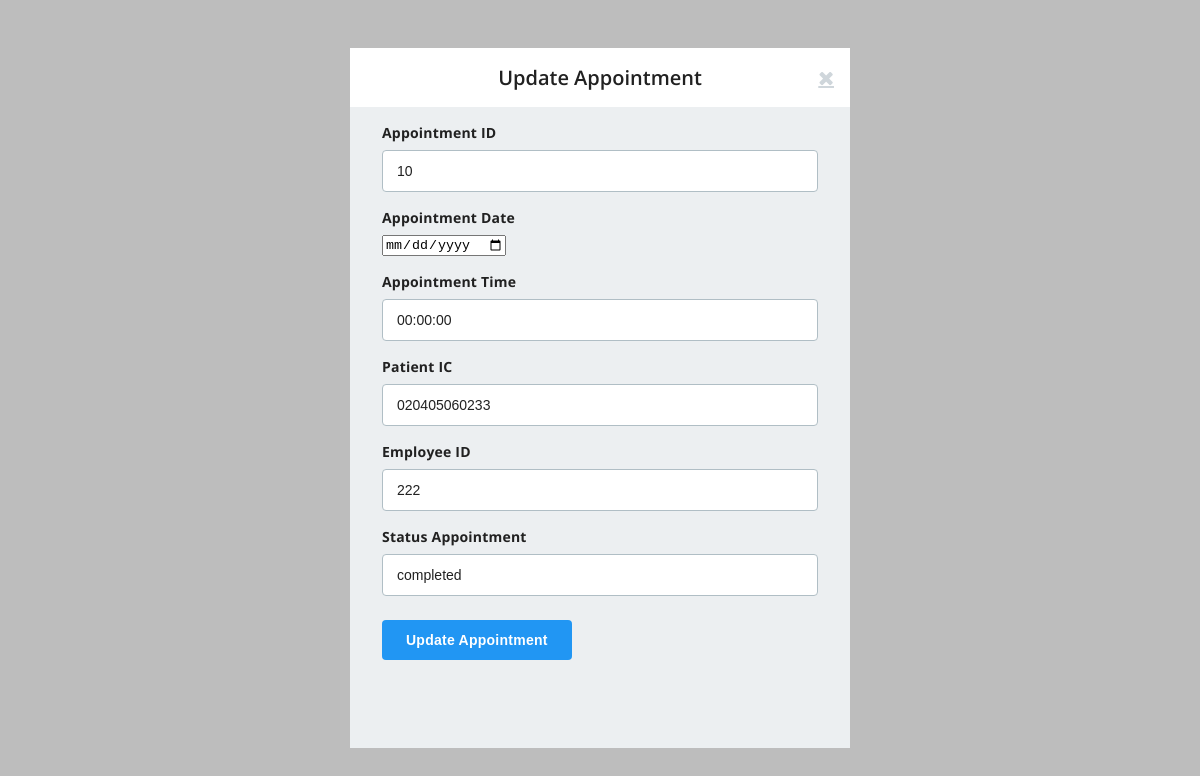
The page /updapp.php?updapp=10 on the database its author committed.
### tables this page shows
CREATE TABLE `appointment` (
  `appID` int(11) NOT NULL,
  `appDate` date NOT NULL,
  `appTime` time NOT NULL,
  `patientIC` varchar(12) NOT NULL,
  `empID` int(11) NOT NULL,
  `treatmentID` int(11) DEFAULT NULL,
  `statusapp` varchar(20) NOT NULL
);

### updapp.php (the view, shortened to what this page needs)
<html lang="en"><head>
  <link rel="stylesheet" href="https://cdnjs.cloudflare.com/ajax/libs/normalize/5.0.0/normalize.min.css">
</head>
<body translate="no">
<form class="well form-horizontal" action="updateappsql.php" method="post"  id="addform">
  <div class="wrapper">
  <div class="form-header">Update Appointment <a href="applist.php" class="fa fa-times close"> </a></div>
  <div class="form-grp">
  <?php
	include("dbconn.php");
	$sql = "SELECT * FROM appointment WHERE appID = ".$_GET['updapp'];
	$query = mysqli_query($dbconn, $sql) or die ("Error: " . mysqli_error($dbconn));
	$row = mysqli_num_rows($query);
	if($row != 0)
	{
		$r = mysqli_fetch_assoc($query); ?>
    <label>Appointment ID</label>
    <input name="appID" type="text" value="<?php echo $r['appID']?>" placeholder="" readonly>
  </div>
  <div class="form-grp">
    <label>Appointment Date</label>
    <input name="appDate" type="date"  value="<?php echo $r['appDate']?> "placeholder="">
  </div>
  <div class="form-grp">
    <label>Appointment Time</label>
    <input name="appTime" type="text"  value="<?php echo $r['appTime']?>" placeholder="" >
  </div>
  <div class="form-grp">
    <label>Patient IC</label>
    <input name="patientIC" type="text"  value="<?php echo $r['patientIC']?>" placeholder="" readonly>
  </div>
  <div class="form-grp">
    <label>Employee ID</label>
    <input name="empID" type="text"  value="<?php echo $r['empID']?>" placeholder="" readonly>
  </div>
  <div class="form-grp">
    <label>Status Appointment</label>
    <input name="statusapp" type="text"  value="<?php echo $r['statusapp']?>"placeholder="">
  </div>
  <div class="form-grp">
    <input type="submit" value="Update Appointment">
  </div>
</div>
<?php }?>

### updapp.php (style rules this page uses)
*, *:before, *:after { box-sizing: border-box; }
body { font-size: 100%; font-family: 'Open Sans', sans-serif; background: #BDBDBD; }
.wrapper { max-width: 500px; height: 700px; margin: 3rem auto; background: #eceff1; padding: 0 0 1rem; position: relative; }
.form-header { background: #fff; text-align: center; font-size: 1.25rem; font-weight: 600; color: #212121; padding: 1rem; margin: 0 0 1rem; position: relative; }
.form-header .close { position: absolute; right: 1rem; top: 1.25rem; color: #cfd6db; cursor: pointer; transition: color .2s ease; }
.form-grp { margin: 0 2rem 1rem; }
.form-grp label { display: block; margin: 0 0 .5rem; font-weight: 700; letter-spacing: .2px; font-size: .875rem; color: #212121; }
input[type="text"], input[type="email"], input[type="password"] { padding: 0.75rem 0.875rem; border-radius: 4px; outline: 0; color: #212121; font-size: .875rem; width: 100%; border: 0.063rem solid #b0bec5; }
input[type="submit"] { padding: 0.75rem 1.5rem; margin: .5rem 0 0; outline: 0; border: 0; background: #2196f3; border-radius: 4px; color: #FFF; font-weight: 700; font-size: .875rem; letter-spacing: .25px; transition: background .3s ease; }

### rows shown on the page
appointment: appID "10", appTime "00:00:00", patientIC "020405060233", empID "222", statusapp "completed"
